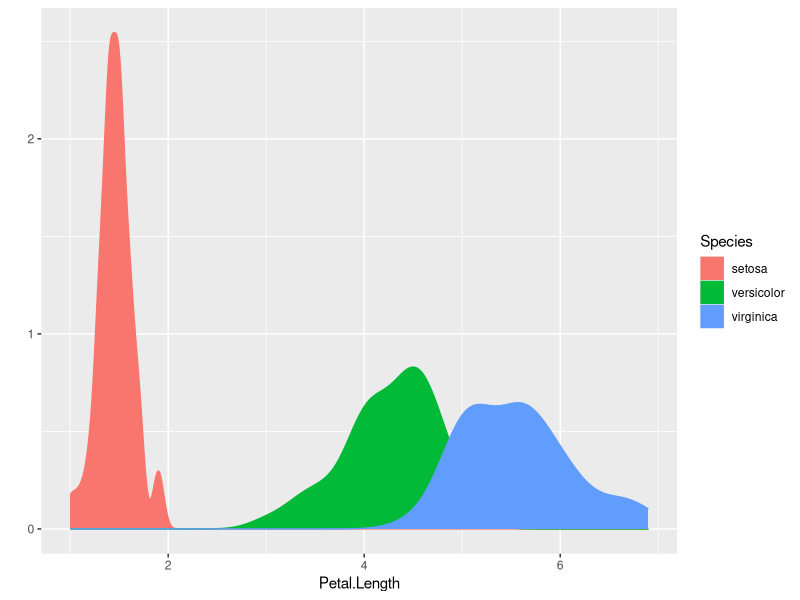
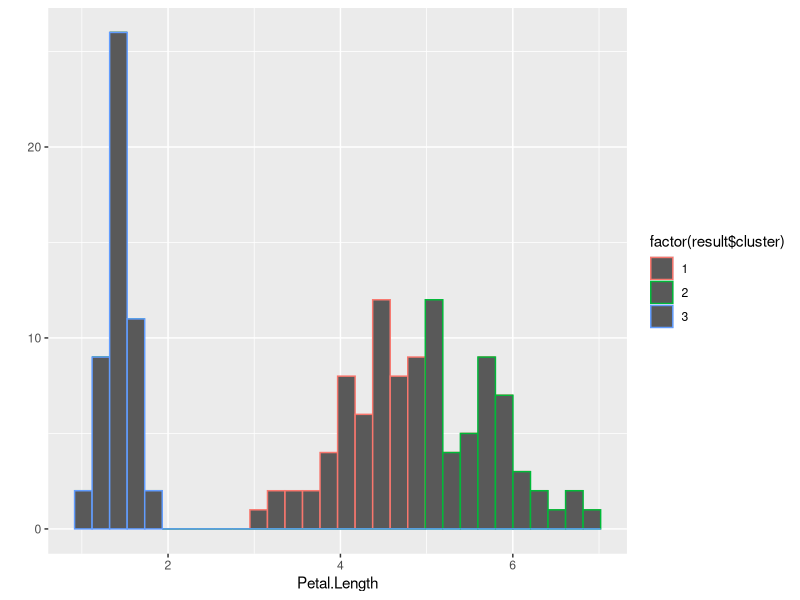

These charts were generated, in order, by the following R code:
# CLUSTERING IRIS.R
#
#
# Version: 1
#
# Date:
# Author:
#
#TOC> ==========================================================================
#TOC>
#TOC>   Section  Title                                            Line
#TOC> --------------------------------------------------------------------------
#TOC>   1        Packages
#TOC>   2        Dataset exploration
#TOC>   3        Clustering
#TOC>   4        Multidimensional clustering
#TOC> ==========================================================================

# ====    1  Packages  =========================================================

if (!require(ggplot2, quietly = TRUE)) {
    install.packages("ggplot2")
    library(ggplot2)
}

# ====    2 Dataset exploration  ===============================================

my_data <- iris

# Let's explore the dataset
str(my_data)

summary(my_data$Petal.Length)

# Let's explore the distribution of petal length across the different species

qplot(
    Petal.Length,
    data = my_data,
    geom = 'density',
    color = Species,
    fill = Species
)

# ====    3 Clustering  ========================================================

# Can we exctract the different species into clusters using petal lenght?

my_data2 <- my_data[, "Petal.Length"]

num_clusters <- 3
set.seed(1234)
result <- kmeans(my_data2, num_clusters, nstart = 20)

# Let's see how the original species have been assigned into clusters

table(result$cluster, my_data$Species)

# How many measurements have been misclassified?

# Let's plot sepal lenght per cluster

qplot(Petal.Length,
      data = my_data,
      color = factor(result$cluster))

# ====    4 Multidimensional clustering  =======================================

# Can we exctract the different species into clusters using 2 attributes?



# Let's plot sepal lenght and petal width per cluster


